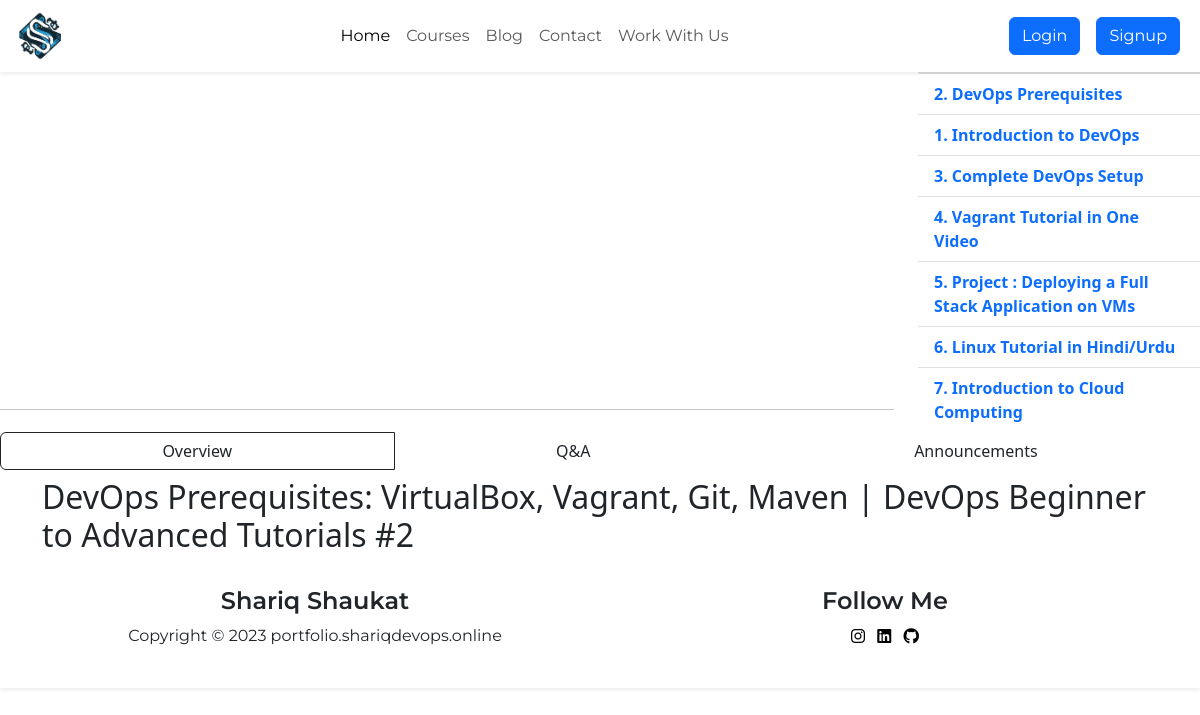
Screenshot of /video_detail/1/ with the database file from the repository.
### myapp/models.py (models this page shows)
class Video(models.Model):
    title = models.CharField(max_length=100)
    url = models.URLField()
    overview = models.TextField(blank=True)
    q_and_a = models.TextField(blank=True)
    announcements = models.TextField(blank=True)
    course = models.ForeignKey(RCourse, on_delete=models.CASCADE, related_name='videos')
    order = models.PositiveIntegerField(default=0)

### myapp/views.py (the view)
# urls.py: path('video_detail/<int:video_id>/', views.video_detail, name='video_detail'),
def video_detail(request, video_id):
    video = Video.objects.get(id=video_id)
    comments = Comment.objects.filter(video=video)
    is_authenticated = request.user.is_authenticated
    context = {
        'video': video,
        'course': video.course,
        'comments': comments,
        'is_authenticated': is_authenticated,  # Include this variable
    }
    return render(request, 'video_detail.html', context)

### myapp/templates/video_detail.html (shortened to what this page needs)
{% extends "base.html" %}
{% load static %}
{% block body %}
<div class="row">
    <div class="col-md-9">
        <iframe width="100%" height="315" src="{{ video.url }}" title="YouTube video player" frameborder="0" allow="accelerometer; autoplay; clipboard-write; encrypted-media; gyroscope; picture-in-picture; web-share" allowfullscreen></iframe>
        <hr>
    </div>
    <div class="col-md-3">
        <div class="card" style="width: 18rem;"></div>
        <ul class="list-group list-group-flush" style="max-height: 400px; overflow-y: scroll;">
            {% for video in course.videos.all %}
                <li class="list-group-item {% if video.id == selected_video_id %}active{% endif %}">
                    <a class="text-decoration-none text-body-primary fw-semibold" href="{% url 'video_detail' video.id %}">
                        {{ video.title }}
                    </a>
                </li>
            {% endfor %}
        </ul>
    </div>
</div>
    <div class="btn-group">
        <button id="overview-button" class="btn active">Overview</button>
        <button id="qanda-button" class="btn">Q&A</button>
        <button id="announcements-button" class="btn">Announcements</button>
    </div>
<div class="container mt-2" id="overview-details" style="display: none;">
    {{ video.overview|safe }}
</div>
{% endblock body %}

### rows the page displays
Video: title "2. DevOps Prerequisites", overview "DevOps Prerequisites: VirtualBox, Vagrant, Git, Maven | DevOps Beginner to Advanced Tutorials #2"
Video: title "1. Introduction to DevOps"
Video: title "3. Complete DevOps Setup"
Video: title "4. Vagrant Tutorial in One Video"
Video: title "5. Project : Deploying a Full Stack Application on VMs"
Video: title "6. Linux Tutorial in Hindi/Urdu"
Video: title "7. Introduction to Cloud Computing"
